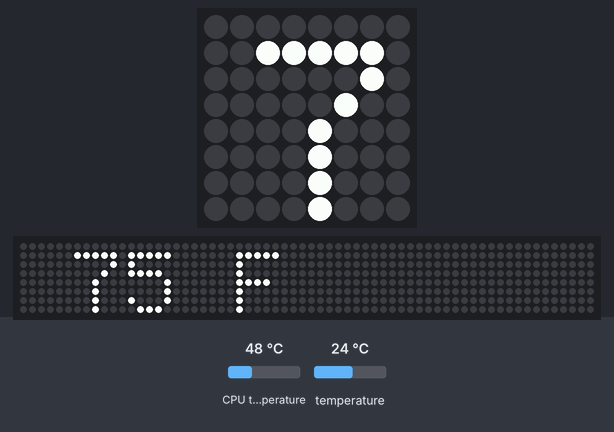
This program was run on a simulated Raspberry Pi (BCM pin numbers) with a Sense HAT. On the bench: the Sense HAT's 8×8 RGB LED matrix, a strip that is not on the board, showing the scrolling text unrolled. The inputs (shaded band) are chosen by the test bench; at power-on: CPU temperature 48 °C, temperature 24 °C. The 64×8 strip is a reading aid, not a part: it shows the text the matrix is scrolling, unrolled, one strip-width of it at a time.

Above: at 1.28 s.
1.3 s: CPU temperature set to 31 °C
At 5.5 s:
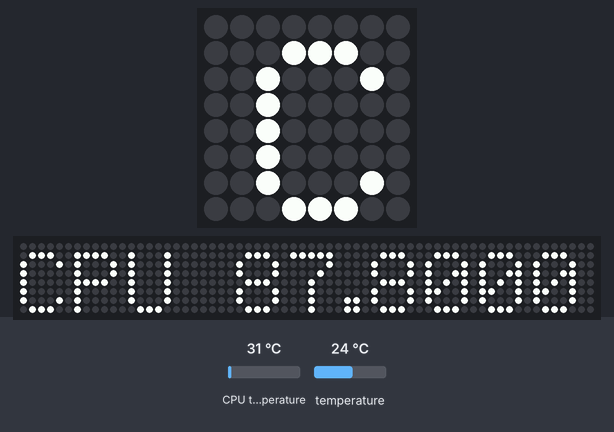
9.9 s: temperature set to 12 °C
At 19.7 s:
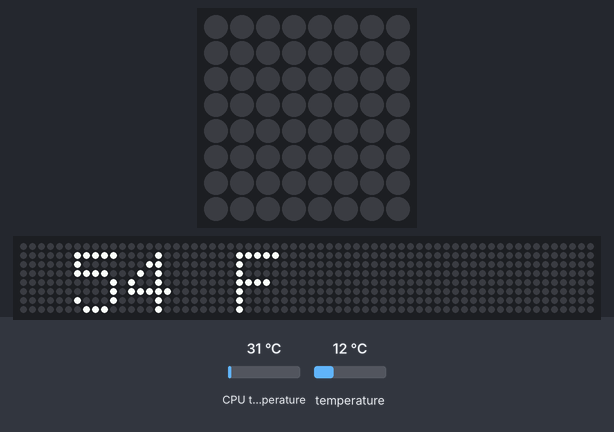
20.5 s: CPU temperature set to 44 °C
At 24.53 s:
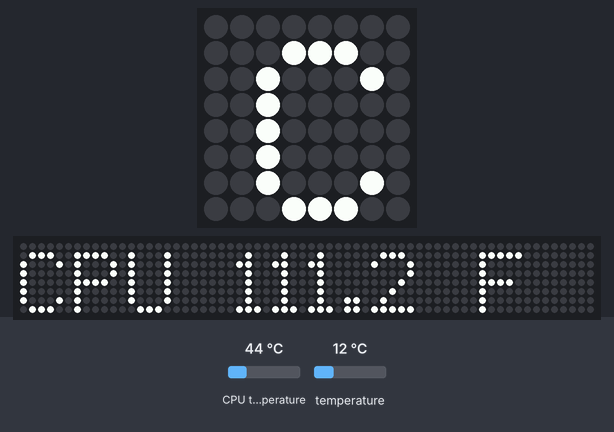
29.1 s: temperature set to 19 °C
At 31.07 s:
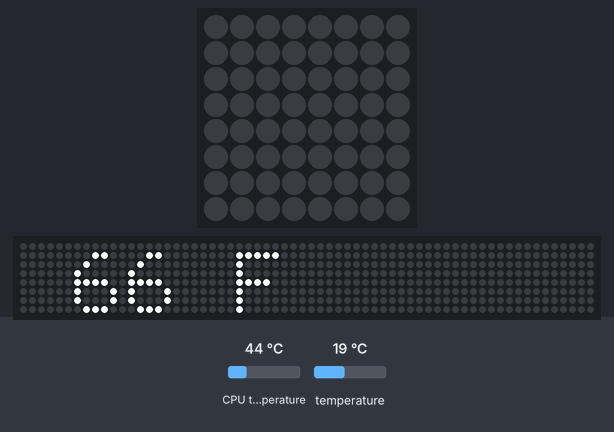

The program:

Repeat_all_temp.py
```python
#!/usr/bin/env python

from sense_hat import SenseHat
from time import sleep
import math

sh = SenseHat()

def shtempf():
    sh.show_message(" %s F" % round(sh.get_temperature() * 1.8 + 32))
    sleep(1)

def cputempf():
    f = open("/sys/class/thermal/thermal_zone0/temp")
    CPUTemp = f.read()
    f.close()
    StringToOutput= str(int(CPUTemp)/1000.0 * 1.8 + 32)
    sh.show_message("CPU %s F" %StringToOutput)

while True:
    shtempf()
    cputempf()
```
